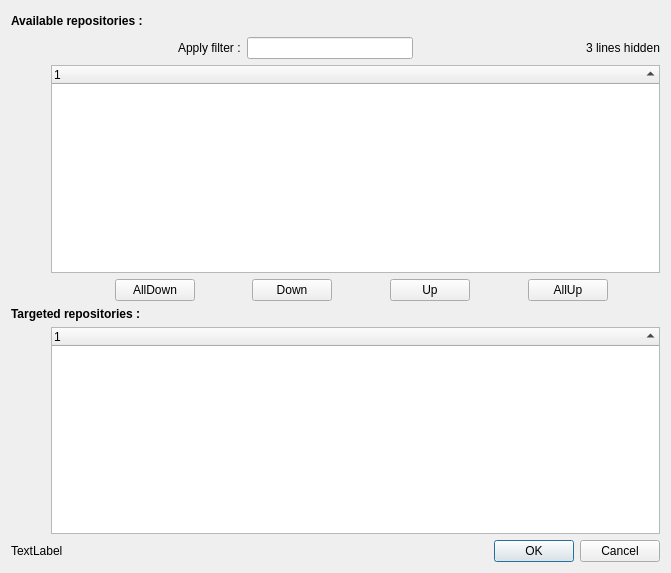
<?xml version="1.0" encoding="UTF-8"?>
<ui version="4.0">
 <class>SelectRepos</class>
 <widget class="QDialog" name="SelectRepos">
  <property name="geometry">
   <rect>
    <x>0</x>
    <y>0</y>
    <width>671</width>
    <height>573</height>
   </rect>
  </property>
  <property name="sizePolicy">
   <sizepolicy hsizetype="Preferred" vsizetype="Preferred">
    <horstretch>1</horstretch>
    <verstretch>1</verstretch>
   </sizepolicy>
  </property>
  <property name="windowTitle">
   <string>Select repositories</string>
  </property>
  <layout class="QVBoxLayout" name="verticalLayout">
   <item>
    <layout class="QHBoxLayout" name="horizontalLayout_5">
     <item>
      <widget class="QLabel" name="label">
       <property name="font">
        <font>
         <bold>true</bold>
        </font>
       </property>
       <property name="text">
        <string>Available repositories :</string>
       </property>
      </widget>
     </item>
     <item>
      <spacer name="horizontalSpacer">
       <property name="orientation">
        <enum>Qt::Orientation::Horizontal</enum>
       </property>
       <property name="sizeHint" stdset="0">
        <size>
         <width>40</width>
         <height>20</height>
        </size>
       </property>
      </spacer>
     </item>
    </layout>
   </item>
   <item>
    <layout class="QHBoxLayout" name="horizontalLayout">
     <item>
      <spacer name="horizontalSpacer_7">
       <property name="orientation">
        <enum>Qt::Orientation::Horizontal</enum>
       </property>
       <property name="sizeHint" stdset="0">
        <size>
         <width>40</width>
         <height>20</height>
        </size>
       </property>
      </spacer>
     </item>
     <item>
      <widget class="QLabel" name="label_3">
       <property name="sizePolicy">
        <sizepolicy hsizetype="Preferred" vsizetype="Preferred">
         <horstretch>0</horstretch>
         <verstretch>0</verstretch>
        </sizepolicy>
       </property>
       <property name="text">
        <string>Apply filter :</string>
       </property>
      </widget>
     </item>
     <item>
      <widget class="QLineEdit" name="lineEditFilterList">
       <property name="clearButtonEnabled">
        <bool>true</bool>
       </property>
      </widget>
     </item>
     <item>
      <spacer name="horizontalSpacer_8">
       <property name="orientation">
        <enum>Qt::Orientation::Horizontal</enum>
       </property>
       <property name="sizeHint" stdset="0">
        <size>
         <width>40</width>
         <height>20</height>
        </size>
       </property>
      </spacer>
     </item>
     <item>
      <widget class="QLabel" name="labelLineHidden">
       <property name="sizePolicy">
        <sizepolicy hsizetype="Preferred" vsizetype="Preferred">
         <horstretch>0</horstretch>
         <verstretch>0</verstretch>
        </sizepolicy>
       </property>
       <property name="text">
        <string>3 lines hidden</string>
       </property>
      </widget>
     </item>
    </layout>
   </item>
   <item>
    <layout class="QHBoxLayout" name="horizontalLayout_2">
     <item>
      <spacer name="horizontalSpacer_2">
       <property name="orientation">
        <enum>Qt::Orientation::Horizontal</enum>
       </property>
       <property name="sizeHint" stdset="0">
        <size>
         <width>40</width>
         <height>20</height>
        </size>
       </property>
      </spacer>
     </item>
     <item>
      <widget class="MgRepoTree" name="treeWidgetAvailRepos">
       <property name="sizePolicy">
        <sizepolicy hsizetype="MinimumExpanding" vsizetype="MinimumExpanding">
         <horstretch>1</horstretch>
         <verstretch>1</verstretch>
        </sizepolicy>
       </property>
       <property name="selectionMode">
        <enum>QAbstractItemView::SelectionMode::ExtendedSelection</enum>
       </property>
       <property name="sortingEnabled">
        <bool>true</bool>
       </property>
       <property name="allColumnsShowFocus">
        <bool>true</bool>
       </property>
       <attribute name="headerShowSortIndicator" stdset="0">
        <bool>true</bool>
       </attribute>
       <column>
        <property name="text">
         <string notr="true">1</string>
        </property>
       </column>
      </widget>
     </item>
    </layout>
   </item>
   <item>
    <layout class="QHBoxLayout" name="horizontalLayout_4">
     <item>
      <spacer name="horizontalSpacer_11">
       <property name="orientation">
        <enum>Qt::Orientation::Horizontal</enum>
       </property>
       <property name="sizeHint" stdset="0">
        <size>
         <width>40</width>
         <height>20</height>
        </size>
       </property>
      </spacer>
     </item>
     <item>
      <spacer name="horizontalSpacer_9">
       <property name="orientation">
        <enum>Qt::Orientation::Horizontal</enum>
       </property>
       <property name="sizeHint" stdset="0">
        <size>
         <width>40</width>
         <height>20</height>
        </size>
       </property>
      </spacer>
     </item>
     <item>
      <widget class="QPushButton" name="pushButtonMoveAllUp">
       <property name="text">
        <string>AllDown</string>
       </property>
      </widget>
     </item>
     <item>
      <spacer name="horizontalSpacer_4">
       <property name="orientation">
        <enum>Qt::Orientation::Horizontal</enum>
       </property>
       <property name="sizeHint" stdset="0">
        <size>
         <width>40</width>
         <height>20</height>
        </size>
       </property>
      </spacer>
     </item>
     <item>
      <widget class="QPushButton" name="pushButtonMoveUp">
       <property name="text">
        <string>Down</string>
       </property>
      </widget>
     </item>
     <item>
      <spacer name="horizontalSpacer_5">
       <property name="orientation">
        <enum>Qt::Orientation::Horizontal</enum>
       </property>
       <property name="sizeHint" stdset="0">
        <size>
         <width>40</width>
         <height>20</height>
        </size>
       </property>
      </spacer>
     </item>
     <item>
      <widget class="QPushButton" name="pushButtonMoveDown">
       <property name="text">
        <string>Up</string>
       </property>
      </widget>
     </item>
     <item>
      <spacer name="horizontalSpacer_6">
       <property name="orientation">
        <enum>Qt::Orientation::Horizontal</enum>
       </property>
       <property name="sizeHint" stdset="0">
        <size>
         <width>40</width>
         <height>20</height>
        </size>
       </property>
      </spacer>
     </item>
     <item>
      <widget class="QPushButton" name="pushButtonMoveAllDown">
       <property name="text">
        <string>AllUp</string>
       </property>
      </widget>
     </item>
     <item>
      <spacer name="horizontalSpacer_10">
       <property name="orientation">
        <enum>Qt::Orientation::Horizontal</enum>
       </property>
       <property name="sizeHint" stdset="0">
        <size>
         <width>40</width>
         <height>20</height>
        </size>
       </property>
      </spacer>
     </item>
    </layout>
   </item>
   <item>
    <widget class="QLabel" name="label_2">
     <property name="font">
      <font>
       <bold>true</bold>
      </font>
     </property>
     <property name="text">
      <string>Targeted repositories :</string>
     </property>
    </widget>
   </item>
   <item>
    <layout class="QHBoxLayout" name="horizontalLayout_3">
     <item>
      <spacer name="horizontalSpacer_3">
       <property name="orientation">
        <enum>Qt::Orientation::Horizontal</enum>
       </property>
       <property name="sizeHint" stdset="0">
        <size>
         <width>40</width>
         <height>20</height>
        </size>
       </property>
      </spacer>
     </item>
     <item>
      <widget class="MgRepoTree" name="treeWidgetSelectedRepos">
       <property name="sizePolicy">
        <sizepolicy hsizetype="MinimumExpanding" vsizetype="MinimumExpanding">
         <horstretch>1</horstretch>
         <verstretch>0</verstretch>
        </sizepolicy>
       </property>
       <property name="selectionMode">
        <enum>QAbstractItemView::SelectionMode::ExtendedSelection</enum>
       </property>
       <property name="sortingEnabled">
        <bool>true</bool>
       </property>
       <property name="allColumnsShowFocus">
        <bool>true</bool>
       </property>
       <attribute name="headerShowSortIndicator" stdset="0">
        <bool>true</bool>
       </attribute>
       <column>
        <property name="text">
         <string notr="true">1</string>
        </property>
       </column>
      </widget>
     </item>
    </layout>
   </item>
   <item>
    <layout class="QHBoxLayout" name="horizontalLayout_6">
     <item>
      <widget class="QLabel" name="labelRepoSelected">
       <property name="text">
        <string>TextLabel</string>
       </property>
      </widget>
     </item>
     <item>
      <widget class="QDialogButtonBox" name="buttonBox">
       <property name="orientation">
        <enum>Qt::Orientation::Horizontal</enum>
       </property>
       <property name="standardButtons">
        <set>QDialogButtonBox::StandardButton::Cancel|QDialogButtonBox::StandardButton::Ok</set>
       </property>
      </widget>
     </item>
    </layout>
   </item>
  </layout>
 </widget>
 <customwidgets>
  <customwidget>
   <class>MgRepoTree</class>
   <extends>QTreeWidget</extends>
   <header>src.mg_repo_tree</header>
  </customwidget>
 </customwidgets>
 <resources/>
 <connections>
  <connection>
   <sender>buttonBox</sender>
   <signal>accepted()</signal>
   <receiver>SelectRepos</receiver>
   <slot>accept()</slot>
   <hints>
    <hint type="sourcelabel">
     <x>248</x>
     <y>254</y>
    </hint>
    <hint type="destinationlabel">
     <x>157</x>
     <y>274</y>
    </hint>
   </hints>
  </connection>
  <connection>
   <sender>buttonBox</sender>
   <signal>rejected()</signal>
   <receiver>SelectRepos</receiver>
   <slot>reject()</slot>
   <hints>
    <hint type="sourcelabel">
     <x>316</x>
     <y>260</y>
    </hint>
    <hint type="destinationlabel">
     <x>286</x>
     <y>274</y>
    </hint>
   </hints>
  </connection>
 </connections>
</ui>
